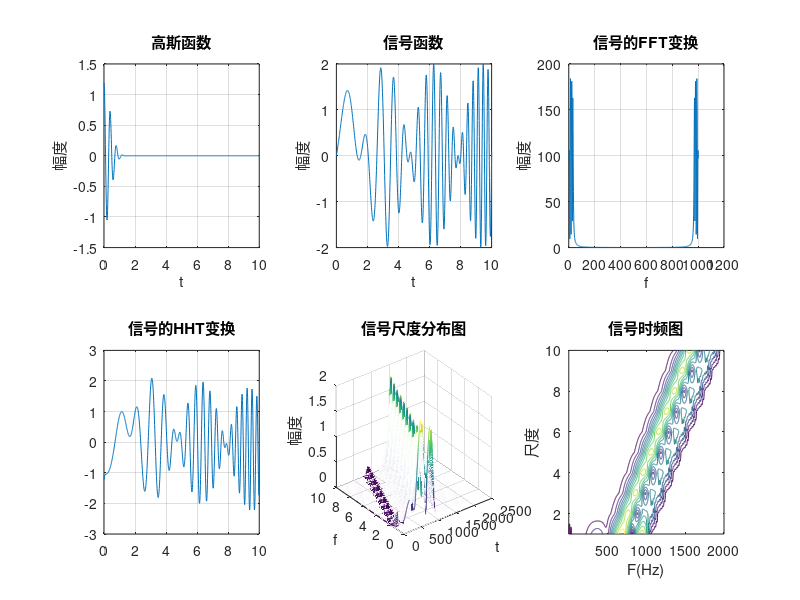

MATLAB code to generate this figure:
clf;
clear;
close all;

%{
% 傅里叶变换
t = linspace(1e-3,100e-3,10);
xn = sin(100*2*pi*t);
N = length(xn);
WNnk = dftmtx(N);   
Xk = xn * WNnk;
y = fft(xn);    % 与上面三行效果等价
subplot(2,1,1);
stem(1:N,xn);
subplot(2,1,2);
stem(1:N,abs(Xk));
subplot(2,2,1)
stem(1:N,real(y));
%}

%{
% 离散傅里叶变换，未使用 fft
Dt = 0.00005;
t = -0.005:Dt:0.005;    % 模拟信号
xa = exp(-2000 * abs(t));
Ts = 0.0002;
n = -25:1:25;           % 离散时间信号
x = exp(-1000 *abs(n*Ts));
K =500;
k = 0:1:K;
w = pi*k/K;
% 离散时间傅里叶变换
X = x*exp(-j*n'*w);
X = real(X);
w = [-fliplr(w),w(2:501)];
X = [fliplr(X),X(2:501)];
figure;
subplot(2,2,1);
plot(t*100,xa,'.');
ylabel('x1(t)');
xlabel('t');
title('离散信号');
hold on;
stem(n * Ts *1000,x);
hold off;
subplot(2,2,2);
plot(w/pi,X,'.');
ylabel('X1(jw)');
xlabel('f');
title('离散时间傅里叶变换');
Ts = 0.001;
n = -25:1:25;
% 离散时间信号
x = exp(-1000 * abs(n*Ts));
K = 500;k=0:1:K;w = pi*k/K;
%离散时间傅里叶变换
X = x*exp(-j*n'*w);
X = real(X);
w = [-fliplr(w),w(2:501)];
X = [fliplr(X),X(2:501)];
subplot(2,2,3);
plot(t*1000,xa,'.');
ylabel('x2(t)');
xlabel('t');
title('离散信号');
hold on;
stem(n*Ts*1000,x);
hold off;
subplot(2,2,4);
plot(w/pi,X,'.');
ylabel('X2(jw)');
xlabel('f');
title('离散时间傅里叶变换');
%}


% 采用 sinc 内插重构
%{
Ts1 = 0.0002;
Fs1 = 1/Ts1;
n1 = -25:1:25;
nTs1 = n1 * Ts1;    % 离散时间信号
x1 = exp(-1000*abs(nTs1));
Ts2 = 0.001;
Fs2 = 1/Ts2;
n2 = -1:1:5;
nTs2 = n2*Ts2;
x2 = exp(-2000*abs(nTs2));
Dt  = 0.00005;
t = -0.005:Dt:0.005;
xa1 = x1 * sinc(Fs1*ones(length(nTs1),1) *t -nTs1'*ones(1,length(t)));
xa2 = x2 * sinc(Fs2*ones(length(nTs2),1) *t -nTs2'*ones(1,length(t)));
subplot(2,1,1);
plot(t*1000,xa1,'.');
ylabel('x1(t)');
xlabel('t');
title('从x1(n)重构模拟信号 x1(t)');
hold on;
stem(n1 * Ts1 *1000,x1);
hold off;
subplot(2,1,2);
plot(t*1000,xa2,'.');
ylabel('x2(t)');
xlabel('t');
title('从 x2(n)重构模拟信号x2(t)');
hold on;
stem(n2 *Ts2 * 1000,x2);
hold off;
%}

%{
fs = 100;
Ndata = 32;
N = 32;
n =0:Ndata-1;
t = n/fs;
x = 0.5*sin(2*pi*20*t) + 2*sin(2*pi*60*t);
y = fft(x,N);
mag = abs(y);
f = (0:N-1)*fs/N;
subplot(2,2,1);
plot(f(1:N/2),mag(1:N/2) * 2/N);
xlabel('频率/Hz');
ylabel('振幅');
title('Ndata = 32;FFT 所以采点个数=32');
grid on;

Ndata = 32;
N = 128;
n =0:Ndata-1;
t = n/fs;
x = 0.5*sin(2*pi*20*t) + 2*sin(2*pi*60*t);
y = fft(x,N);
mag = abs(y);
f = (0:N-1)*fs/N;
subplot(2,2,2);
plot(f(1:N/2),mag(1:N/2)*2/N);
xlabel('频率/Hz');
ylabel('振幅');
title('Ndata =32;FFT 所以采点个数=128');
grid on;

Ndata = 136;
N = 128;
n = 0:Ndata-1;
t = n/fs;
x = 0.5*sin(2*pi*20*t)+2*sin(2*pi*60*t);
y = fft(x,N);
mag = abs(y);
f = (0:N-1)*fs/N;
subplot(2,2,3);
plot(f(1:N/2),mag(1:N/2)*2/N);
xlabel('频率/Hz');
ylabel('振幅');
title('Ndata=136;FFT 所以采点个数=128');
grid on;

Ndata = 136;
N = 512;
n = 0:Ndata-1;
t = n/fs;
x = 0.5*sin(2*pi*20*t) +2*sin(2*pi*60*t);
y = fft(x,N);
mag = abs(y);
f = (0:N-1)*fs/N;
subplot(2,2,4);
plot(f(1:N/2),mag(1:N/2)*2/N);
xlabel('频率/Hz');
ylabel('振幅');
title('Ndata =136;FFT 所以采点个数=512');
grid on;
%}


%{
N =1024;
f1 = .1;
f2 = .2;
fs =1;
a1 =5;a2=3;
w = 2*pi/fs;
x = a1*sin(w*f1*(0:N-1)) +a2 *cos(w*fs*(0:N-1)) +randn(1,N);
% 应用 FFT 求频谱
subplot(2,1,1);
plot(x(1:N/4));
title('原始信号');
f = -0.5:1/N:0.5-1/N;
X = fft(x);
subplot(2,1,2);
plot(f,fftshift(abs(X)));   % fftshift 将零频率的分量移到频谱中心
title('频域信号');
%}


% 傅里叶逆变换

fs = 200;       %采样频率
N = 128;        %数据个数
n = 0:N-1;
t = n/fs;
x = 0.5*sin(2*pi*20*t) +2*sin(2*pi*60*t);   %数据对应的时间序列
subplot(2,2,1);         
plot(t,x);      %时间域信号
xlabel('时间/s');
ylabel('x');
title('原始信号');
grid on;

y = fft(x,N);       %傅里叶变换
mag = abs(y);       %得到振幅谱
f = n*fs/N;         %频率序列
subplot(2,2,2);
plot(f(1:N/2),mag(1:N/2)*2/N);
xlabel('频率/Hz');
ylabel('振幅');
title('原始信号的FFT');
grid on;

xifft = ifft(y);        %进行傅里叶逆变换
realx = real(xifft);    %求取傅里叶逆变换的实部
ti = [0:length(xifft)-1]/fs;    %傅里叶逆变换的时间序列
subplot(2,2,3);
plot(ti,realx);
xlabel('时间/s');
ylabel('x');
title('运用傅里叶逆变换得到的信号');
grid on;

yif = fft(xifft,N);     %将傅里叶逆变换得到的时间域信号进行傅里叶变换
mag = abs(yif);
f = [0:length(y)-1]'* fs/length(y);     %频率序列
subplot(2,2,4);
plot(f(1:N/2),mag(1:N/2)*2/N);
xlabel('频率/Hz');
ylabel('振幅');
title('运用 IFFT得到信号的快速傅里叶变换');
grid on;

%{
t = linspace(1e-3,100e-3,10);
xn = sin(100*2*pi*t);
N = length(xn);
WNnk = dftmtx(N);
Xk = xn * WNnk;
y = fft(xn);
subplot(2,1,1);
stem(1:N,xn);
subplot(2,1,2);
stem(1:N,abs(Xk));
subplot(2,2,1)
stem(1:N,real(y));
%}

%{
% 利用 FFT 进行滤波示例
dt = 0.05;
N = 1024;
n = 0:N-1;
t = n*dt;       % 时间序列
f = n/(N*dt);   % 频率序列
f1= 3;
f2 =10;         % 信号的频率成分
x = 0.5*cos(2*pi*f1*t) + sin(2*pi*f2*t)+randn(1,N);
subplot(2,2,1); % 绘制原始的信号
plot(t,x);
title('原始信号的时间域');
xlabel('时间/s');
y = fft(x);     % 对原信号作 FFT 变换
xlim([0 12]);
ylim([-1.5 1.5]);
subplot(2,2,2);
plot(f,abs(y)*2/N);     % 绘制原始信号的振幅谱
xlabel('频率/Hz');
ylabel('振幅');
xlim([0 50]);
title('原始振幅谱');
ylim([0 0.8]);
f1 =4;
f2 =8;                  % 要滤去频率的上限和下限
yy =zeros(1,length(y)); % 设置与 y 相同的元素数组
for m =0:N-1            % 将频率落在该频率范围及其大于Nyquist频率的波滤去
    % 小于 Nyquist 频率的滤波范围
    if (m/(N*dt) > f1 & m/(N *dt) <f2) | (m/(N*dt) >(1/dt -f2) & m/(N/dt) < (1/dt -f1));
    % 大于 Nyquist 频率的滤波范围
    % 1/dt 为一个频率周期
        yy(m+1) =0;     % 置在此频率范围内的振动振幅为零
    else
        yy(m+1) = y(m+1);   % 其余频率范围的振动振幅不变
    end
end

subplot(2,2,4);
plot(f,abs(yy)*2/N);    % 绘制滤波后的振幅谱
xlim([0 50]);
ylim([0 0.5]);
xlabel('频率/Hz');
ylabel('振幅');
gstext = sprintf('自 %4.1f -%4.1fHz 的频率被滤除',f1,f2);
% 将滤波范围显示作为标题
title(gstext);
subplot(2,2,3);
plot(t,real(ifft(yy)));
% 绘制滤波后的数据运用 ifft 变换回时间域并绘图
title('通过IFFT 回到时间域');
xlabel('时间/s');
ylim([-0.6 0.6]);
xlim([0 12]);
%}


% DCT 与 DCT反变换
%{
n = 0:200-1;
f = 200;fs = 3000;
x = cos(2*pi*n*f/fs);
y = dct(x);         % 计算DCT变换
m = find(abs(y<5)); % 利用阈值对变换系数截取
y(m) = zeros(size(m));
z = idct(y);        % 对门限处理后的系数DCT反变换
subplot(1,2,1);
plot(n,x);
xlabel('n');
title('序列x(n)');
subplot(1,2,2);
plot(n,z);
xlabel('n');
title('序列z(n)');
%}

% MATLAB 的 czt 函数实现频率细化
%{
fs = 256;                       % 采样频率
N =512;                         % 采样点数
nfft = 512;
n = 0:1:N-1;
% n/fs 采样频率下对应的时间序列值
n1 = fs*(0:nfft/2-1)/nfft;      % FFT 对应的频率序列
x = 3*sin(2*pi*100*n/fs) + 3*cos(2*pi*101.45*n/fs)+2*sin(2*pi*102.3*n/fs)+4 *cos(2*pi*103.8*n/fs)+5*sin(2*pi*104.5*n/fs);
figure;
subplot(231);
plot(n,x);
xlabel('时间t');
ylabel('value');
title('信号的时域波形');

XK = fft(x,nfft);               % 单边幅值谱
subplot(232);stem(n1,abs(XK(1:(nfft/2))));      % 用杆状来画 FFT 的图
axis([95,110,0,1500]);
title('直接利用FFT变换后的频谱');
subplot(233);plot(n1,abs(XK(1:N/2)));
axis([95,110,0,1500]);
title('直接利用FFT变换后的频谱');

f1 = 100;           % 细化频率段起点
f2 = 110;           % 细化频率段终点
M = 256;            % 细化频率段的频点数（这里其实就是细化精度）
w = exp(-j*2*pi*(f2-f1)/(fs*M));        % 细化频段的跨度（步长）
a = exp(j*2*pi*f1/fs);      % 细化频段的起始点，这里需要运算一下才能带入了 czt 函数
xk = czt(x,M,w,a);
h = 0:1:M-1;        % 细化频点序列
f0 = (f2-f1)/M*h+100;   % 细化的频率值
subplot(234);stem(f0,abs(xk));
xlabel('f');
ylabel('value');
title('利用CZT变换后的细化频谱');
subplot(235);plot(f0,abs(xk));
xlabel('f');
ylabel('value');
title('利用 CZT 变换后的细化频谱');
%}


% 利用 Chirp-Z 变换计算滤波器在 100~200Hz的频率特性，并比较 czt 和fft函数
%{
h = fir1(30,125/500,boxcar(31));
Fs = 1000;
f1 = 100;
f2 = 200;
m = 1024;
w = exp(-j*2*pi*(f2-1)/(m*Fs));
a = exp(j*2*pi*f1/Fs);
y = fft(h,m);
z = czt(h,m,w,a);
fy = (0:length(y)-1)'* Fs/length(y);
fz = (0:length(z)-1)'*(f2-f1)/length(z)+f1;
subplot(2,1,1);
plot(fy(1:500),abs(y(1:500)));
title('fft');
subplot(2,1,2);
plot(fz,abs(z));
title('czt');
%}


% 用Gabor 函数分析 双时间信号
%{
a = 1/10;
m =2;
t1 =5;t2 =6;
% 设定双信号的位置
% 绘制双信号的三维网格立体图
[t,W] = meshgrid([2:0.2:7],[0:pi/6:3*pi]);
%设置时-频相平面网格点
Gs1 = (1/(sqrt(2*pi)*a)) *exp(-0.5 *abs((t1-t)/a).^m).*exp(-i*W*t1);
Gs2 = (1/(sqrt(2*pi)*a)) *exp(-0.5 *abs((t2-t)/a).^m).*exp(-i*W*t2);
Gs = Gs1+Gs2;
subplot(2,3,1);
% 绘制实部三维网格立体图
mesh(t,W/pi,real(Gs));
axis([2 7 0 3 -1/(sqrt(2*pi)*a) 1/(sqrt(2*pi)*a)]);
title('实部');
xlabel('t(s)');ylabel('real(Gs)');
subplot(2,3,2);
% 绘制虚部三维网格立体图
axis([2 7 0 3 -1/(sqrt(2*pi)*a) 1/(sqrt(2*pi)*a)]);
title('虚部');
xlabel('t(s)');ylabel('imag(Gs)');
subplot(2,3,3);
% 绘制绝对值三维网格立体图
mesh(t,W/pi,abs(Gs));
axis([2 7 0 3 -1/(sqrt(2*pi)*a) 1/(sqrt(2*pi)*a)]);
title('绝对值');
xlabel('t(s)');ylabel('abs(Gs)');
% 绘制双信号的二维灰度图
[t,W] = meshgrid([2:0.2:7],[0:pi/20:3*pi]);
% 设置时频相平面网格点
Gs1 = (1/(sqrt(2*pi)*a)) *exp(-0.5 *abs((t1-t)/a).^m).*exp(-i*W*t1);
Gs2 = (1/(sqrt(2*pi)*a)) *exp(-0.5 *abs((t2-t)/a).^m).*exp(-i*W*t2);
Gs = Gs1+Gs2;
subplot(2,3,4);
ss = real(Gs);ma = max(max(ss));
% 计算最大值
pcolor(t,W/pi,ma-ss);
title('实部最大值');
xlabel('t(s)');ylabel('maxreal(Gs)');
colormap(gray(50));shading interp;
subplot(2,3,5);
ss = imag(Gs);ma = max(max(ss));
% 计算最大值
pcolor(t,W/pi,ma-ss);
title('虚部最大值');
xlabel('t(s)');ylabel('maximag(Gs)');
colormap(gray(50));shading interp;
subplot(2,3,6);
ss = abs(Gs);ma = max(max(ss));
% 计算绝对值的最大值
pcolor(t,W/pi,ma-ss);
title('绝对值最大值');
xlabel('t(s)');ylabel('maxabs(Gs)');
colormap(gray(50));shading interp;
%}


% 利用Gabor 展开检测信号的频谱
%{
t =40;
fs = 10000;
f1 = 2000;
f2 =4000;
le = fs*t;
a = 1/16;b = 16;
N = a* fs;
M = fs/b;
s = fix(le/fs);
% 帧间重叠 1/2,算出所需循环次数
hn = boxcar(M)';
% 得到STFT分析窗，汉宁窗，帧长 256点
T = 1:fs*t;
d = sin(2*pi*f1*T/fs) + sin(2*pi*f2*T/fs);
for n = 1:1:s
        d1(1:M) = d((n-1)*N + 1:(n-1)*N+M).*hn;
         % 时域加窗
         Xd(n,(1:M)) = fft(d1,M);   % FFT
end
[n,m] = size(Xd);
x = 1:n;y=1:m;
mesh(y/m,x,abs(Xd));
axis([0,0.5,0,20,0,100]);
xlabel('t');
ylabel('f');
zlabel('幅度');
%}


% Gabor 的 MATLAB实现
fs = 100;
% 采样率
Ts = 1/fs;
t = 0:Ts:10;
gass = 2^(1/4)*exp(-pi*(t).^2).*cos(5*pi*t);
% 生成一个高斯函数
subplot(231);
plot(t,gass);
title('高斯函数');
xlabel('t');
ylabel('幅度');
grid on;
T=0:Ts:10;
ft = sin(T.^2 + 2*T) +sin(T.^2);
% 生成要变换的信号函数
subplot(232);
plot(t,ft);
title('信号函数');
grid on;
xlabel('t');
ylabel('幅度');
y = fft(ft);
% 信号做 FFT 变换
amp = abs(y);
grid on;
subplot(233);
plot(amp);
title('信号的FFT变换');
xlabel('f');
ylabel('幅度');
grid on;
subplot(234);
plot(t,imag(hilbert(ft)));
title('信号的HHT变换');
grid on;
shl = 100;
% 高斯窗每次平移点数
shn = (length(t) -1)/shl;
% 求高斯窗平移总次数
y2 = zeros(shn,2001);
for k =0:shn-1
    gassc = 2^(1/4) *exp(-pi*(t-k*shl*Ts).^2).*cos(5*pi*t);
    %平移后的高斯函数
    gassc2 = gassc /sum(gassc.^2);
    % 归一化
    yl = conv(hilbert(ft),gassc2);
    % 短时傅里叶变换，即对信号与 Gauss 函数做卷积
    y2(k+1,:) = yl;
end
[F,T] = size(y2);
[F,T] = meshgrid(1:T,1:F);
subplot(235);
mesh(F,T,abs(y2));
title('信号尺度分布图');
xlabel('t');
ylabel('f');
zlabel('幅度');
subplot(236);
contour(F,T,abs(y2));
% 等高线图
title('信号时频图');
xlabel('F(Hz)');
ylabel('尺度');
